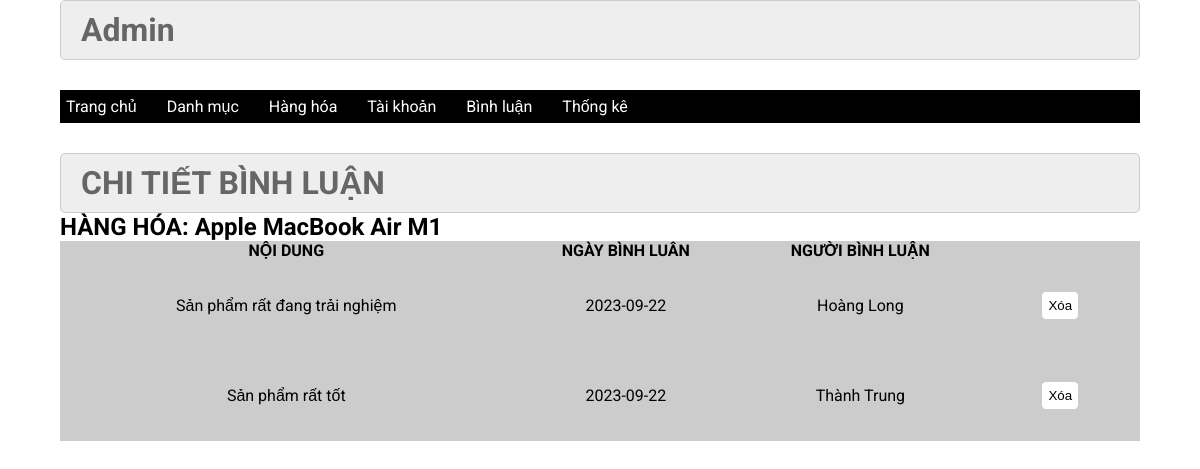
/admin/index.php?act=chi_tiet_binh_luan&id_sp=1, run on an earlier commit of the app's database.
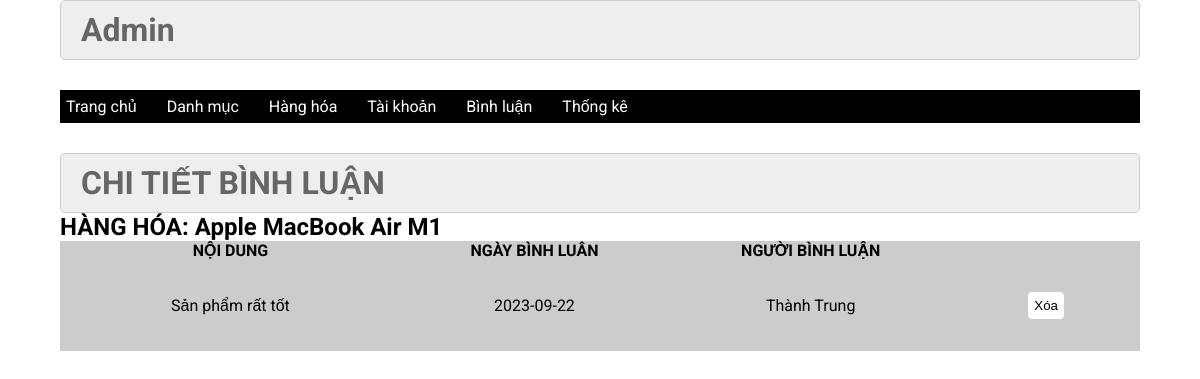
And on a later commit of the database.
### tables this page shows
CREATE TABLE `sanpham` (
  `id` int(11) NOT NULL,
  `name` varchar(255) NOT NULL,
  `price` double(10,2) NOT NULL DEFAULT 0.00,
  `img` varchar(255) NOT NULL,
  `mota` text NOT NULL,
  `luotxem` int(11) NOT NULL DEFAULT 0,
  `iddm` int(11) NOT NULL
);

CREATE TABLE `binhluan` (
  `id` int(10) NOT NULL,
  `noidung` varchar(255) NOT NULL,
  `iduser` int(10) NOT NULL,
  `idpro` int(10) NOT NULL,
  `ngaybinhluan` date NOT NULL DEFAULT current_timestamp()
);

CREATE TABLE `taikhoan` (
  `id` int(11) NOT NULL,
  `user` varchar(50) NOT NULL,
  `pass` varchar(50) NOT NULL,
  `email` varchar(255) NOT NULL,
  `img` varchar(255) NOT NULL,
  `address` varchar(255) NOT NULL,
  `tel` varchar(20) NOT NULL,
  `role` int(11) NOT NULL DEFAULT 0
);

### model/pdo.php (called while the page is built, shortened)
<?php
function pdo_get_connection(){
    $servername = "localhost";
    $username = "root";
    $password = "";
    try {
        $conn = new PDO("mysql:host=$servername;dbname=duanmau", $username, $password);
        $conn->setAttribute(PDO::ATTR_ERRMODE, PDO::ERRMODE_EXCEPTION);
        return $conn;
    } catch(PDOException $e) {
        echo "Connection failed: " . $e->getMessage();
    }
}
function pdo_query($sql){
    $sql_args=array_slice(func_get_args(),1);
    try{
        $conn=pdo_get_connection();
        $stmt=$conn->prepare($sql);
        $stmt->execute($sql_args);
        $rows=$stmt->fetchAll();
        return $rows;
    }
    catch(PDOException $e){
        throw $e;
    }
    finally{
        unset($conn);
    }
}
?>

### model/binh_luan.php (called while the page is built, shortened)
<?php
function chi_tiet_binh_luan($id_sp){
    $sql="SELECT binhluan.*, sanpham.name, taikhoan.user FROM binhluan
    JOIN sanpham on binhluan.idpro=sanpham.id
    JOIN taikhoan on taikhoan.id=binhluan.iduser
    WHERE sanpham.id=$id_sp
    ORDER by binhluan.ngaybinhluan DESC";
    $sql=pdo_query($sql);
    return $sql;
}

### admin/binhluan/chi_tiet_binh_luan.php (the view)
<div class="row2">
    <div class="row2 font_title">
        <h1>CHI TIẾT BÌNH LUẬN</h1>
    </div>
    <h2>HÀNG HÓA: <?=$chi_tiet_binh_luan[0]['name'] ?></h2>
    <div class="row2 form_content ">
        <form action="#" method="POST">
            <div class="row2 mb10 formds_loai">
                <table>
                    <tr>
                        <th>NỘI DUNG</th>
                        <th>NGÀY BÌNH LUÂN</th>
                        <th>NGƯỜI BÌNH LUẬN</th>
                        <th></th>
                    </tr>
                    <?php foreach ($chi_tiet_binh_luan as $values) : extract($values)?>
                        <tr>
                            <td><?= $noidung ?></td>
                            <td><?= $ngaybinhluan ?></td>
                            <td><?= $user ?></td>
                            <td>
                                <a href="index.php?act=chi_tiet_binh_luan&id_sp=<?= $idpro ?>&id_binhluan=<?= $id ?>" onclick="return confirm('bạn có chắc là muốn xóa')"><input type="button" value="Xóa"></a>
                            </td>
                        </tr>
                    <?php endforeach ?>
                </table>
            </div>
        </form>
    </div>
</div>

What changed in the data, as far as the page shows it:
no longer on this page (row unchanged): sanpham: name "Apple MacBook Air M1"
removed binhluan: noidung "Sản phẩm rất đang trải nghiệm", ngaybinhluan "2023-09-22", iduser.user "Hoàng Long"
